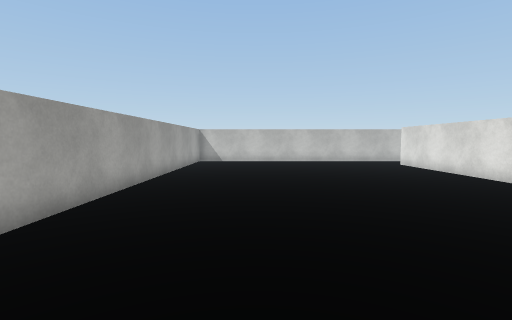
view 1 (above)

19 first-person views from a walk through a Unity game level. The camera is 1.3 m above the floor, tilts 4° down and sees 85° across. The floor is counted in squares, 1 m on a side. Each view is taken from the middle of a square. On the plan, view 1 faces up. The plan holds only what a view shows up to about 13 squares ahead; the rest is blank. The place goes on beyond the plan. The player character is not drawn. Surface patterns are stand-ins for the level's own textures.

view 2
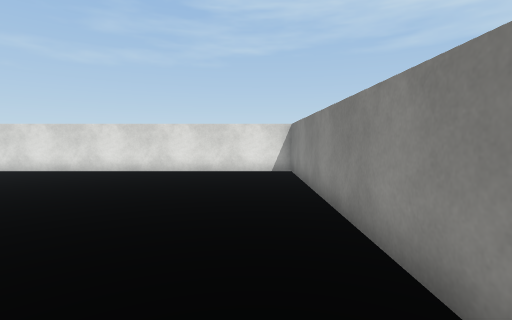

view 3
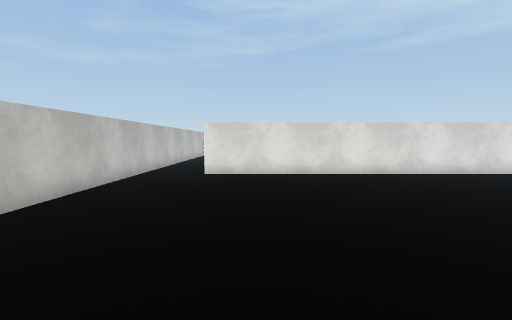

view 4
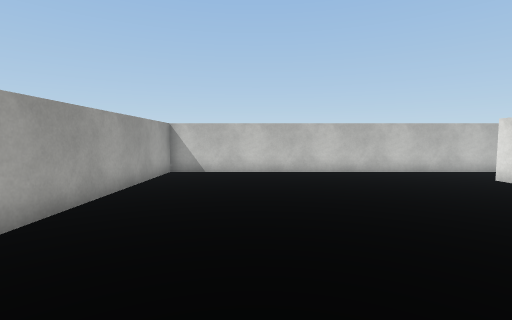

view 5
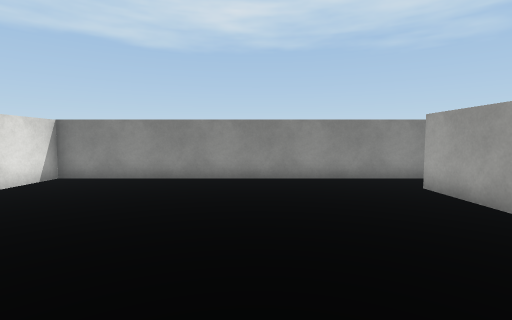

view 6
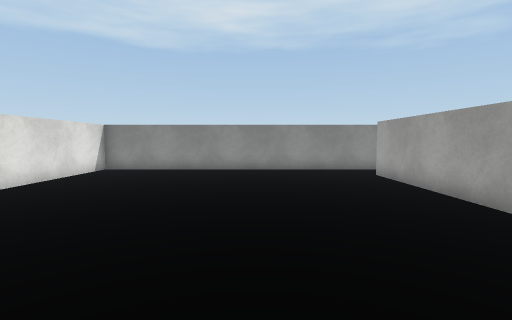

view 7
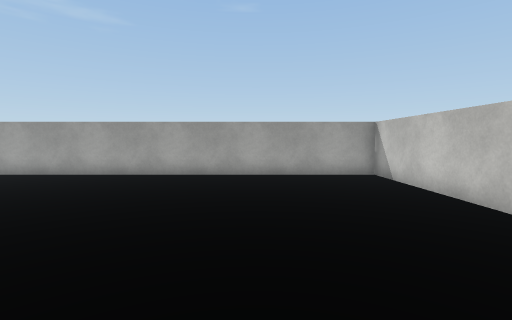

view 8
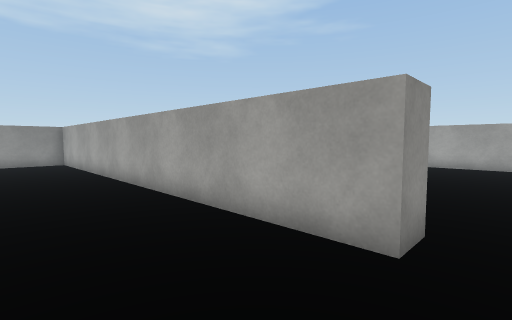

view 9
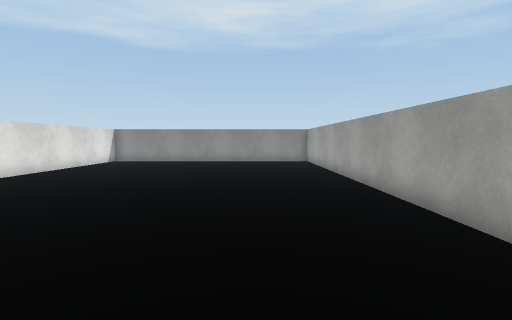

view 10
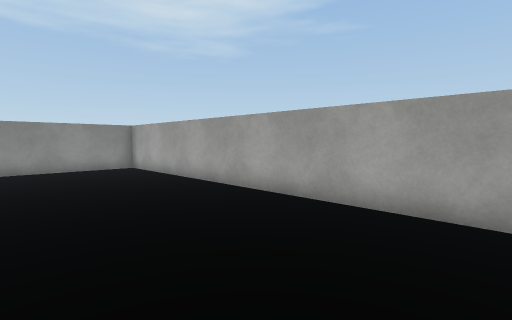

view 11
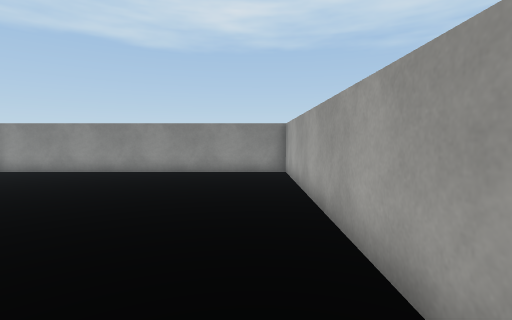

view 12
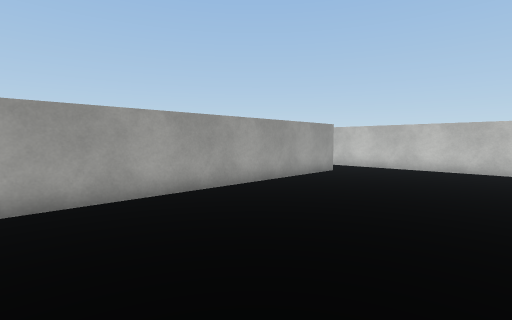

view 13
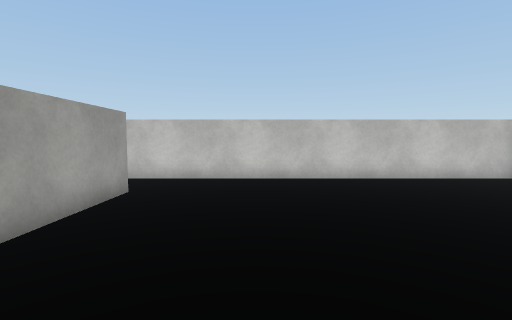

view 14
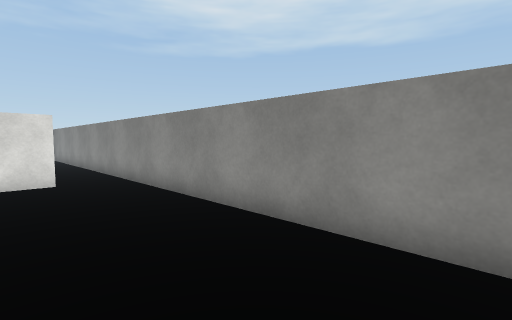

view 15
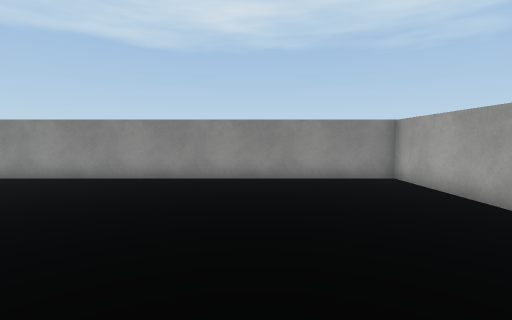

view 16
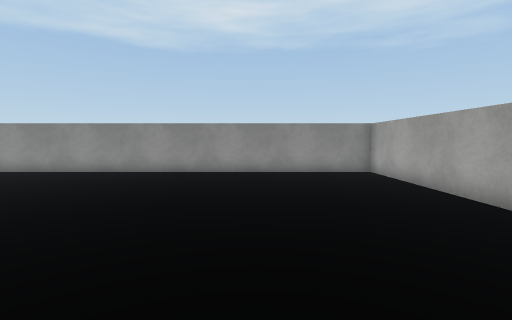

view 17
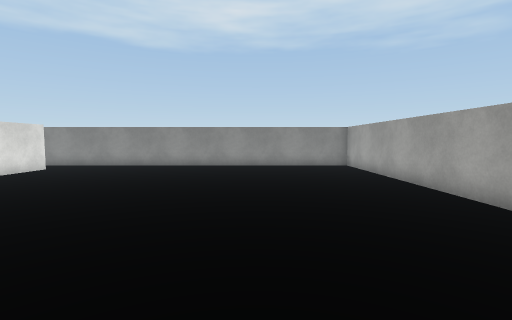

view 18
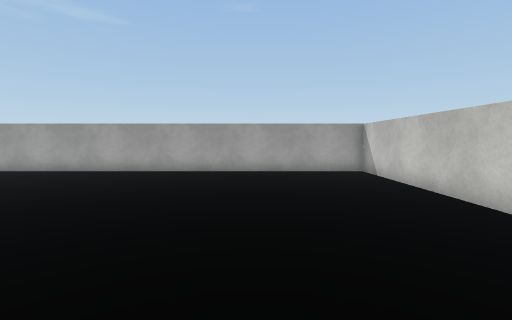

view 19
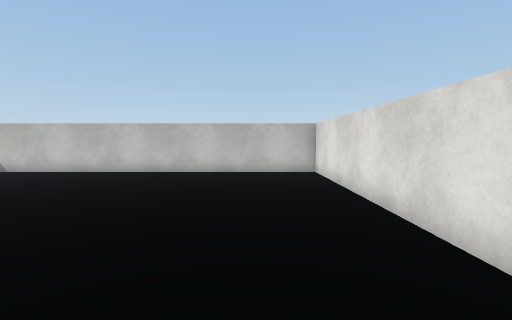

### Floor plan
Points are (right, up) in squares from view 1. A wall is a line through its corners. A room is listed if a view was taken in it or the views show most of it. See-through windows are left out.
Room 1 (views 1, 2, 3, 4, 5, 6, 7)
walls: (7.5, 17.5) (-3.5, 17.5) (-3.5, 0.4); (-4.4, -1.5) (7.8, -1.5) (7.8, 15)
ways out: opening at (8.5, 16.5) to room 2; opening at (-4, -0.5) to room 3
Room 2 (views 8, 9, 10, 11, 12, 13)
walls: (7.8, 15) (8.8, 15) (8.8, -1.5) (17.5, -1.5); (17.5, 17.5) (7.5, 17.5)
ways out: opening at (8.5, 16.5) to room 1
Room 3 (views 14, 15, 16, 17, 18, 19)
walls: (-4.5, 8.6) (-4.5, 17.5) (-18.7, 17.5) (-18.7, -1.5) (-4.4, -1.5); (-4.5, 0.4) (-4.5, 2.8)
ways out: opening at (-4, -0.5) to room 1

Positions as (right, up) in squares from view 1, and headings:
1: (0, 0), facing up
2: (-4, 0), facing right
3: (-3, 13), facing right
4: (0, 6), facing up
5: (1, 8), facing down
6: (1, 11), facing down
7: (7, 13), facing left
8: (12, 16), facing down-left
9: (12, 16), facing down
10: (14, 12), facing down-left
11: (10, 10), facing down
12: (15, 4), facing up-left
13: (12, 8), facing up
14: (-14, 2), facing down-right
15: (-14, 8), facing down
16: (-14, 10), facing down
17: (-14, 13), facing down
18: (-7, 13), facing left
19: (-7, 6), facing up
